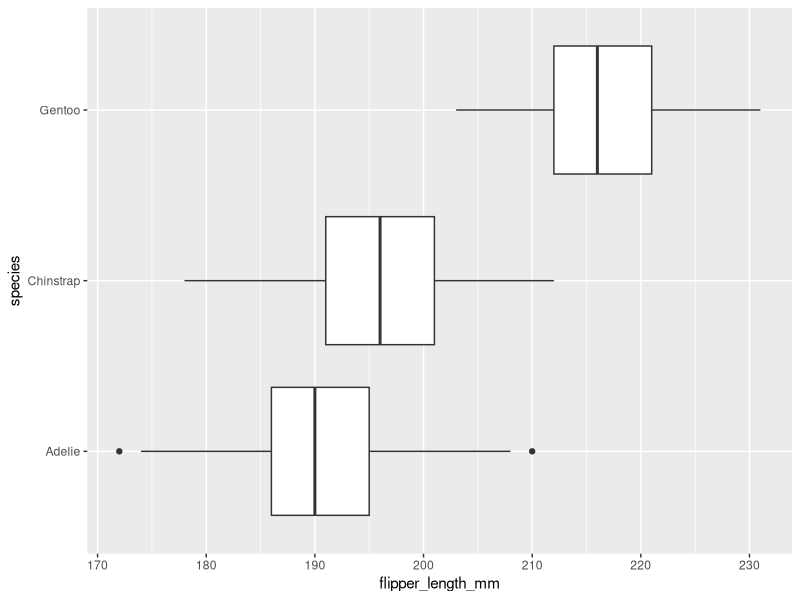
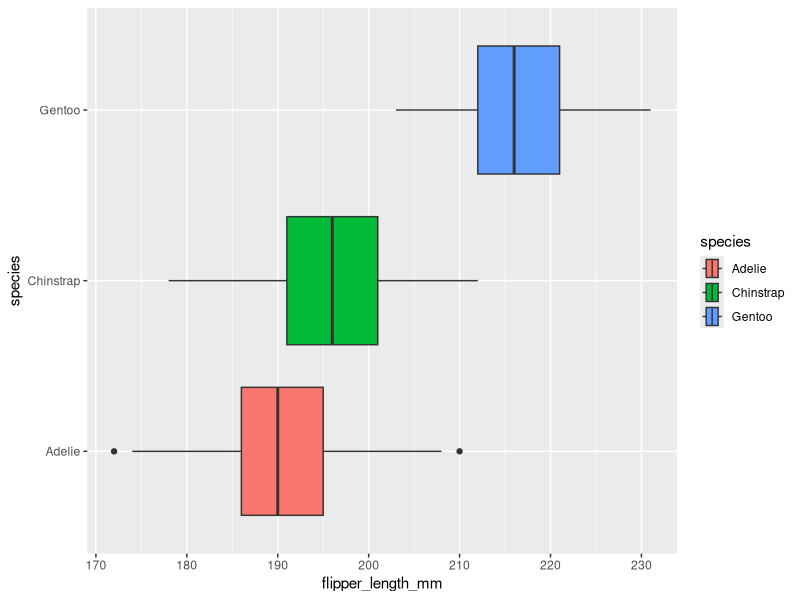
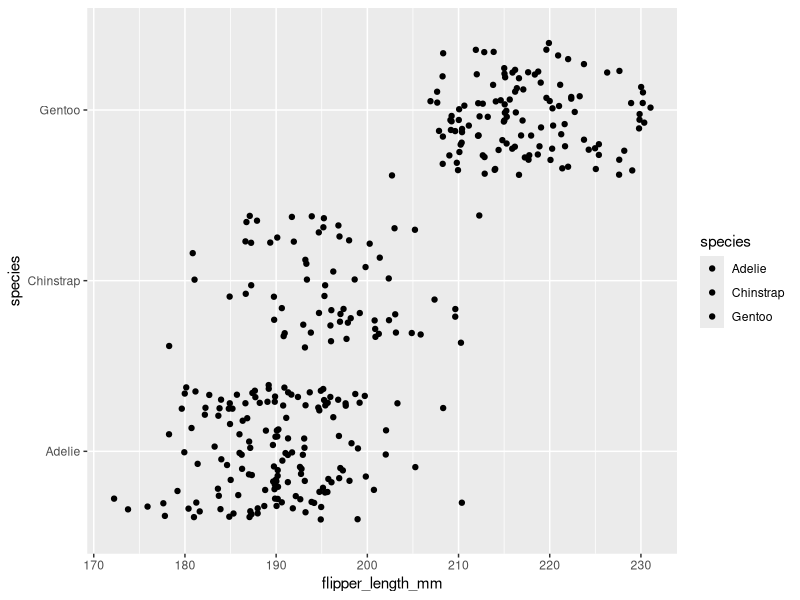

R code for these plots, in order:
## ---- chunk 1
knitr::opts_chunk$set(error = TRUE)
## ---- chunk 2
library(palmerpenguins)
penguins
## ---- chunk 3
library(ggplot2)
## ---- chunk 4
ggplot(data = penguins, mapping = aes(x = flipper_length_mm, y = species)) +
  geom_boxplot()
## ---- chunk 5
ggplot(data = penguins, mapping = aes(x = flipper_length_mm, y = species, fill = species )) +
  geom_boxplot()
## ---- chunk 6
ggplot(data = penguins, mapping = aes(x = flipper_length_mm, y = species, fill = species)) +
  geom_jitter()
## ---- chunk 7

## ---- chunk 8

## ---- chunk 9

## ---- chunk 10

## ---- chunk 11

## ---- chunk 12

## ---- chunk 13

## ---- chunk 14

